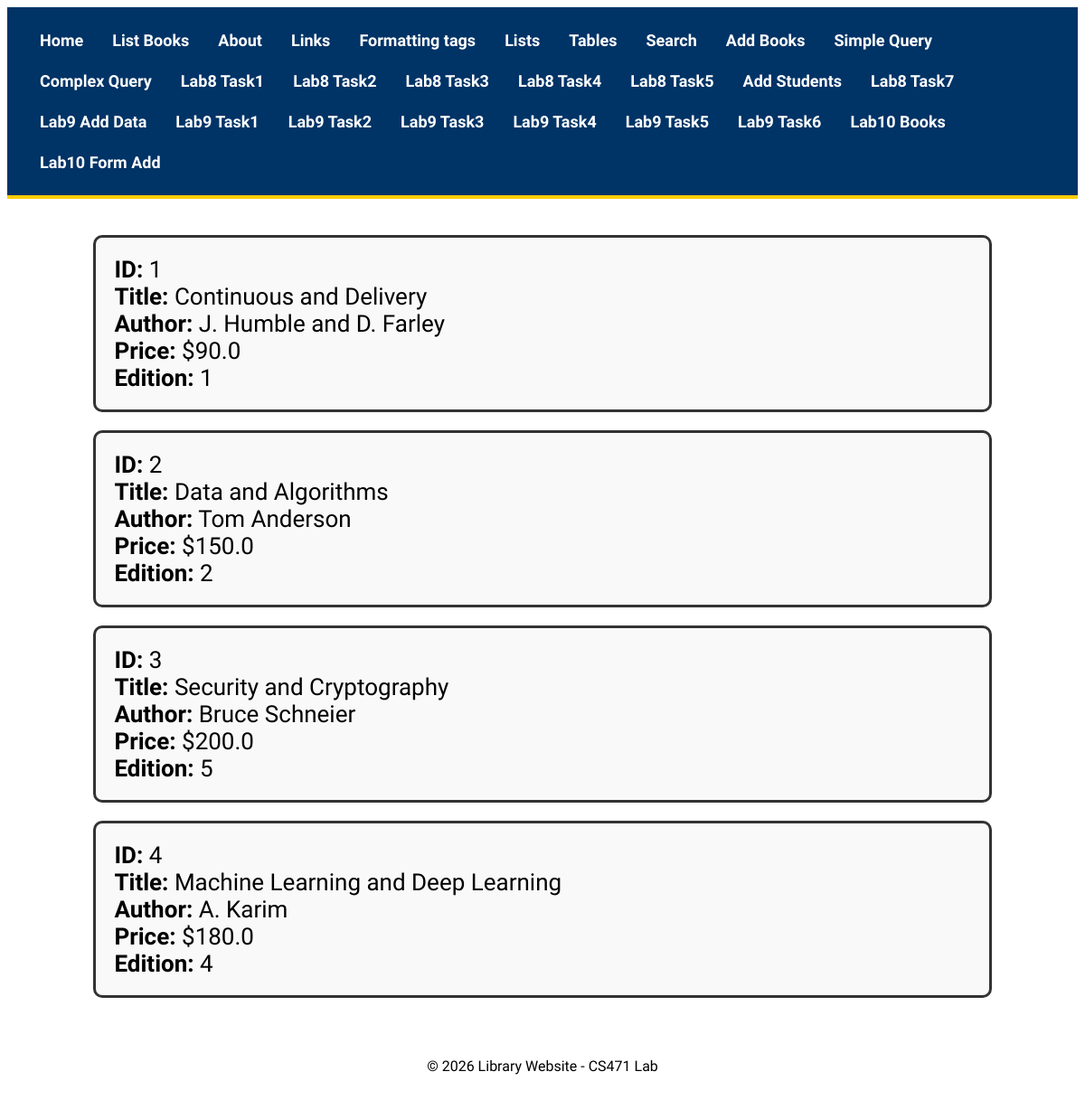
Before: /simple/query/ with the older database file.
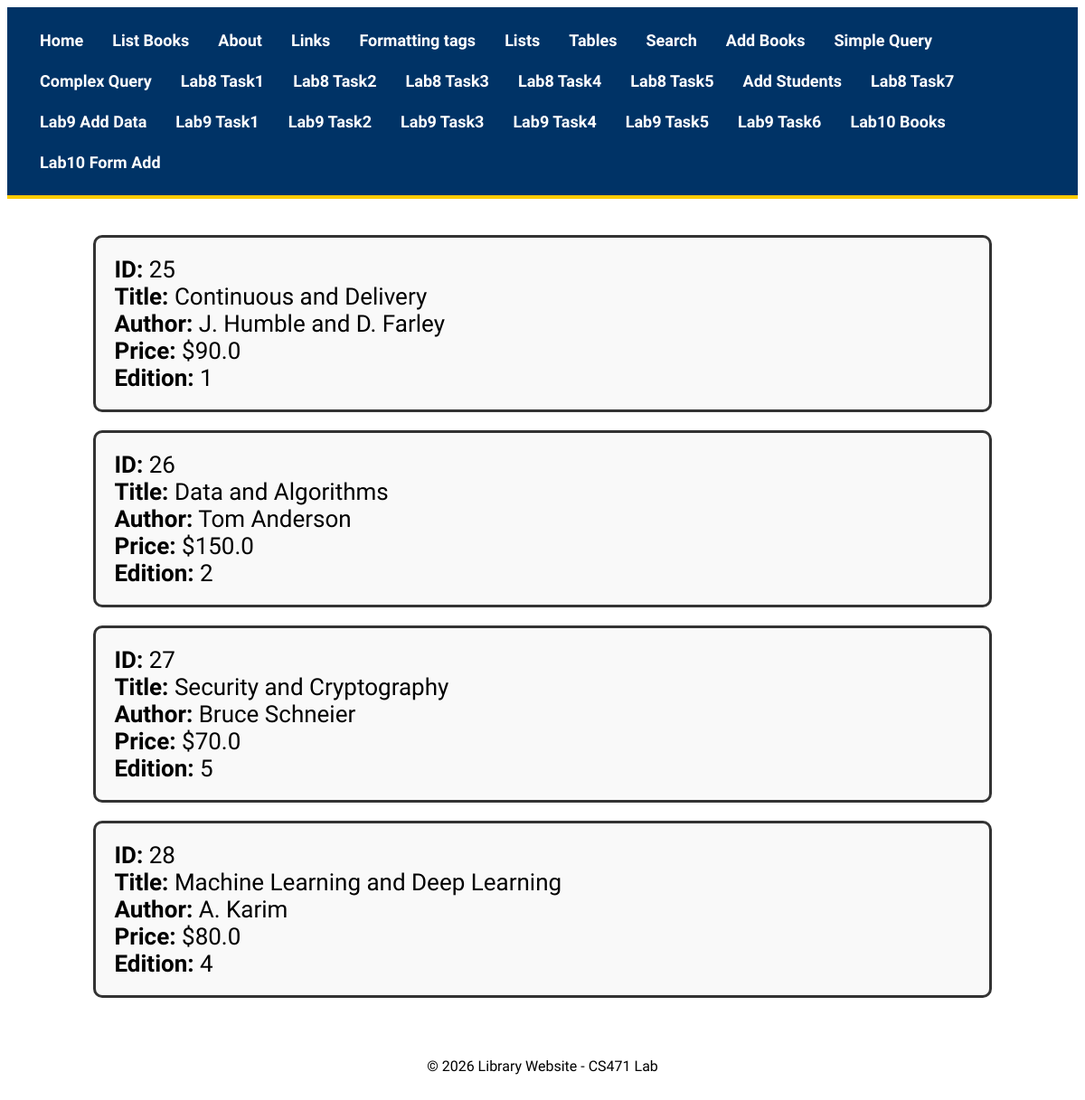
After: the same page with the newer database file.
### apps/bookmodule/models.py (models this page shows, shortened)
class Book(models.Model):
    title = models.CharField(max_length=50)
    author = models.CharField(max_length=50)
    price = models.FloatField(default=0.0)
    edition = models.SmallIntegerField(default=1)

### apps/bookmodule/views.py (the view)
# urls.py: path('simple/query/', views.simple_query, name='books.simple.query'),
def simple_query(request):
    mybooks = Book.objects.filter(title__icontains='and')
    return render(request, 'bookmodule/bookList.html', {'books': mybooks})

### apps/templates/bookmodule/bookList.html (shortened to what this page needs)
{% extends "layouts/base.html" %}
{% block content %}
{% if books %}
    {% for obj in books %}
    <div style="
        width:80%;
        margin:20px auto;
        padding:20px;
        border:3px solid #333;
        border-radius:10px;
        font-size:26px;
        background:#f9f9f9;
    ">
        <strong>ID:</strong> {{ obj.id }} <br>
        <strong>Title:</strong> {{ obj.title }} <br>
        <strong>Author:</strong> {{ obj.author }} <br>
        <strong>Price:</strong> ${{ obj.price }} <br>
        <strong>Edition:</strong> {{ obj.edition }}
    </div>
    {% endfor %}
{% else %}
<p style="text-align:center; font-size:28px; margin-top:30px;">
    No books found.
</p>
{% endif %}
{% endblock content %}

Changed rows visible on the page:
removed Book: id "1", title "Continuous and Delivery", author "J. Humble and D. Farley", price "90.0", edition "1"
removed Book: id "2", title "Data and Algorithms", author "Tom Anderson", price "150.0", edition "2"
removed Book: id "3", title "Security and Cryptography", author "Bruce Schneier", price "200.0", edition "5"
removed Book: id "4", title "Machine Learning and Deep Learning", author "A. Karim", price "180.0", edition "4"
added Book: id "25", title "Continuous and Delivery", author "J. Humble and D. Farley", price "90.0", edition "1"
added Book: id "26", title "Data and Algorithms", author "Tom Anderson", price "150.0", edition "2"
added Book: id "27", title "Security and Cryptography", author "Bruce Schneier", price "70.0", edition "5"
added Book: id "28", title "Machine Learning and Deep Learning", author "A. Karim", price "80.0", edition "4"
